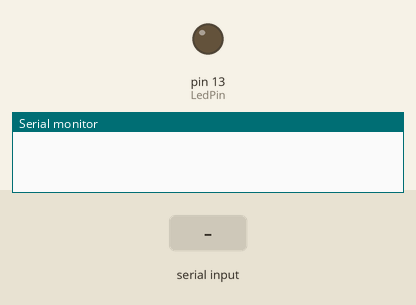
Recording of a sketch running on a simulated Arduino Uno, built with avr-gcc and run on an emulated ATmega328P. On the bench: output pins drawn as LEDs (lit = HIGH), the last lines printed to the serial monitor. The test bench sets the inputs (shaded band).

Above: at 1.2 s.
1.3 s: "1" received over Serial
At 2.0 s:
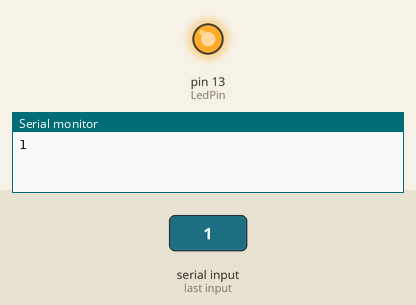
2.8 s: "0" received over Serial
At 3.1 s:
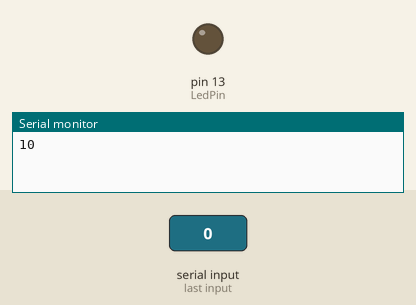
Timing chart, 0 to 5.8 s (numbered marks = the images above; inputs shaded):
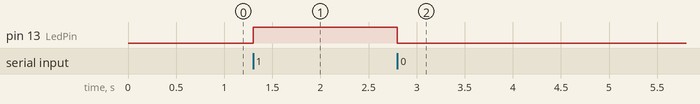

The sketch:

Blink.ino
```cpp
/*
void setup() {
  // initialize digital pin LED_BUILTIN as an output.
  pinMode(LED_BUILTIN, OUTPUT);
}

// the loop function runs over and over again forever
void loop() {
  digitalWrite(LED_BUILTIN, HIGH);   // turn the LED on (HIGH is the voltage level)
  delay(1000);                       // wait for a second
  digitalWrite(LED_BUILTIN, LOW);    // turn the LED off by making the voltage LOW
  delay(1000);                       // wait for a second
}
*/

char serialData;
int LedPin = 13;

void setup()
{
  pinMode(LedPin, OUTPUT);
  Serial.begin(9600);
}

void loop()
{
  if(Serial.available() > 0)
  {
    serialData = Serial.read();
    Serial.print(serialData);

    if(serialData == '1')
      digitalWrite(LedPin, HIGH);
    else if(serialData == '0')
      digitalWrite(LedPin, LOW);
  }
}
```

Measured:
- after the input at 1.3 s, pin 13 (LedPin): LOW → HIGH at once
- after the input at 2.8 s, pin 13 (LedPin): HIGH → LOW at once
